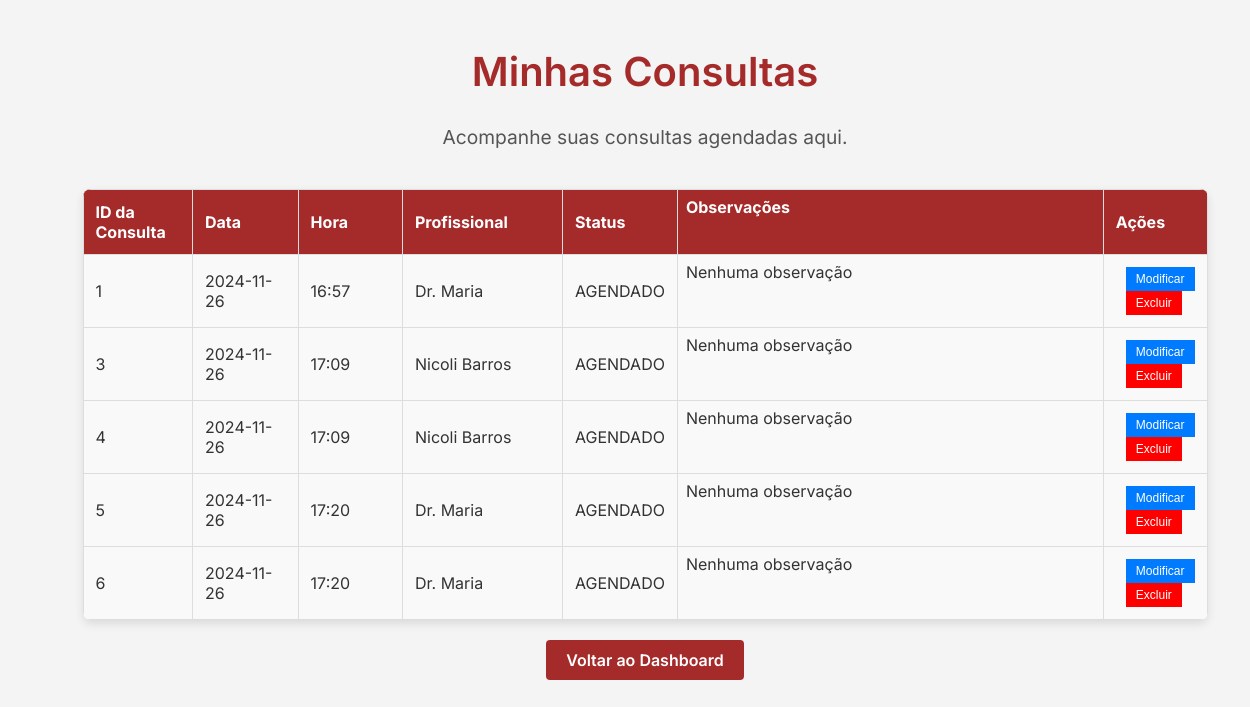
The page /minhas_consultas (signed in) on the database its author committed.
### tables this page shows
CREATE TABLE Consultas (
        id INTEGER PRIMARY KEY AUTOINCREMENT,
        data DATE NOT NULL,
        hora TIME NOT NULL,
        status TEXT NOT NULL,
        observacoes TEXT,
        id_paciente_FK INTEGER,
        id_profissional_FK INTEGER,
        FOREIGN KEY (id_profissional_FK) REFERENCES Usuario(id),
        FOREIGN KEY (id_paciente_FK) REFERENCES Usuario(id)
    );

CREATE TABLE Usuario (
        id INTEGER PRIMARY KEY AUTOINCREMENT,
        nome TEXT NOT NULL,
        email TEXT UNIQUE NOT NULL,
        senha TEXT UNIQUE NOT NULL,
        telefone TEXT NOT NULL,
        tipo_usuario TEXT NOT NULL,
        especialidade TEXT,
        crm TEXT UNIQUE
    );

### projeto1/app.py (the view, shortened to what this page needs)
@app.route('/minhas_consultas', methods=['GET', 'POST'])
def minhas_consultas():
    if 'usuario_id' not in session:
        return redirect(url_for('login'))  # Redireciona se não estiver autenticado
    id = session['usuario_id']
    tipo_usuario = session['tipo_usuario']  # Obtém o tipo de usuário
    consultas = []
    nomes = {}  # Muda para um dicionário
    if tipo_usuario == 'paciente':
        consultas = classes.Visualizar_Consulta(ConsultasDAO(get_db()), id_paciente_FK=id)
        for consulta in consultas:
            if 'id_profissional_FK' in consulta:
                profissional_id = consulta["id_profissional_FK"]
                nome = classes.Visualizar_Usuario(UsuarioDAO(get_db()), id=profissional_id)
                if nome:  # Verifica se o nome foi encontrado
                    nomes[profissional_id] = nome[0]["nome"]  # Armazena no dicionário
    else:
        return redirect(url_for('login'))  # Redireciona se o tipo de usuário não for válido
    print(nomes)  # Para depuração
    return render_template('minhas_consultas.html', consultas=consultas, nomes=nomes, usuario_nome=session['usuario_nome'], usuario_id=session['usuario_id'], tipo_usuario=tipo_usuario)

### projeto1/DAO_BD.py (called while the page is built)
    def tabela(self):
        return "Usuario"

    def tabela(self):
        return "Consultas"

### projeto1/app.py (called while the page is built)
def get_db():
    if 'db' not in g:
        g.db = ConexaoBD().conn  # Cria uma nova conexão
    return g.db

@app.before_request
def before_request():
    get_db()  # Obtém a conexão antes de cada requisição

### projeto1/classes.py (called while the page is built)
def Visualizar_Usuario(usuario_dao, **filtros): #Redireciona para o DAO
  return usuario_dao.visualizar(**filtros) #Retorna dado(s) de acordo com os parâmetros indicados

def Visualizar_Consulta(consultas_dao, **filtros): #Redireciona para o DAO
  return consultas_dao.visualizar(**filtros) #Retorna dado(s) de acordo com os parâmetros indicados

### projeto1/templates/minhas_consultas.html (shortened to what this page needs)
<!DOCTYPE html>
<html lang="pt-BR">
<head>
    <link rel="stylesheet" href="../static/minhas_consultas.css">
</head>
<body>
    <div class="page">
        <h1>Minhas Consultas</h1>
        <p>Acompanhe suas consultas agendadas aqui.</p>
        <table id="consultas-table">
            <thead>
                <tr>
                    <th class="col-id">ID da Consulta</th>
                    <th class="col-data">Data</th>
                    <th class="col-hora">Hora</th>
                    <th class="col-profissional">
                        {% if tipo_usuario == 'paciente' %}
                            Profissional
                        {% else %}
                            Paciente
                        {% endif %}
                    </th>
                    <th class="col-status">Status</th>
                    <th class="col-observacoes">Observações</th>
                    <th class="col-acoes">Ações</th>
                </tr>
            </thead>
            <tbody>
                {% if consultas %}
                    {% for consulta in consultas %}
                    <tr>
                        <td class="col-id">{{ consulta.id }}</td>
                        <td class="col-data">{{ consulta.data }}</td>
                        <td class="col-hora">{{ consulta.hora }}</td>
                        <td class="col-profissional">
                            {% if tipo_usuario == 'paciente' %}
                                {{ nomes[consulta.id_profissional_FK] }}
                            {% else %}
                                {{ nomes[consulta.id_paciente_FK] }}
                            {% endif %}
                        </td>
                        <td class="col-status">{{ consulta.status }}</td>
                        <td class="col-observacoes">
                            {% if consulta.observacoes %}
                                {{ consulta.observacoes }}
                            {% else %}
                                Nenhuma observação
                            {% endif %}
                        </td>
                        <td class=" col-acoes">
                            <button class="modify-btn" data-id="{{ consulta.id }}" data-data="{{ consulta.data }}" data-hora="{{ consulta.hora }}" data-status="{{ consulta.status }}">Modificar</button>
                            <button class="delete-btn" data-id="{{ consulta.id }}">Excluir</button>
                        </td>
                    </tr>
                    {% endfor %}
                {% else %}
                    <tr>
                        <td colspan="7">Nenhuma consulta agendada.</td>
                    </tr>
                {% endif %}
            </tbody>
        </table>
        <a href="{{ url_for('dashboard') }}" class="btn">Voltar ao Dashboard</a>
    </div>
</body>
</html>

### projeto1/static/minhas_consultas.css (style rules this page uses)
body { font-family: 'Inter', sans-serif; margin: 0; padding: 0; color: #333; background-color: #f4f4f4; }
.page { display: flex; flex-direction: column; align-items: center; justify-content: center; width: 100%; padding: 20px; }
h1 { font-weight: 600; font-size: 2.5em; color: #a52a2a; margin-bottom: 10px; }
p { font-size: 1.2em; color: #555; margin-bottom: 20px; }
table { width: 90%; border-collapse: collapse; margin-top: 20px; background-color: #fff; border-radius: 8px; overflow: hidden; box-shadow: 0 4px 10px rgba(0, 0, 0, 0.1); }
th, td { border: 1px solid #ddd; padding: 12px; text-align: left; }
th { background-color: #a52a2a; color: #fff; }
td { background-color: #f9f9f9; transition: background-color 0.3s; }
.btn { display: inline-block; background-color: #a52a2a; color: #fff; font-size: 16px; font-weight: 600; border: none; transition: all linear 160ms; cursor: pointer; padding: 10px 20px; border-radius: 4px; margin-top: 20px; text-decoration: none; }
.col-id { width: 10%; }
.col-data { width: 10%; }
.col-hora { width: 10%; }
.col-profissional { width: 15%; }
.col-status { width: 10%; }
.col-observacoes { width: 45%; white-space: normal; overflow-wrap: break-word; word-wrap: break-word; word-break: break-all; line-height: 1.2em; padding: 8px; vertical-align: top; }
.delete-btn { background-color: #ff0000; color: #fff; border: none; padding: 5px 10px; font-size: 12px; cursor: pointer; margin-left: 10px; }
.modify-btn { background-color: #007bff; color: #fff; border: none; padding: 5px 10px; font-size: 12px; cursor: pointer; margin-left: 10px; }

### projeto1/templates/minhas_consultas.html (style rules this page uses)
.delete-btn { background-color: #ff0000; color: #fff; border: none; padding: 5px 10px; font-size: 12px; cursor: pointer; margin-left: 10px; }

### rows shown on the page
Consultas: id "1", data "2024-11-26", hora "16:57", status "AGENDADO"
Usuario: nome "Dr. Maria"
Consultas: id "3", data "2024-11-26", hora "17:09", status "AGENDADO"
Usuario: nome "Nicoli Barros"
Consultas: id "4", data "2024-11-26", hora "17:09", status "AGENDADO"
Consultas: id "5", data "2024-11-26", hora "17:20", status "AGENDADO"
Consultas: id "6", data "2024-11-26", hora "17:20", status "AGENDADO"
